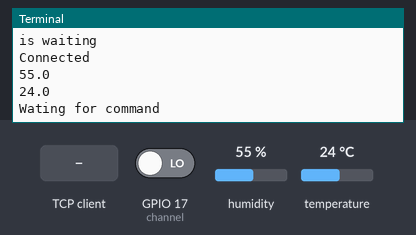
This program was run on a simulated Raspberry Pi (BCM pin numbers). Parts: the last lines printed to the terminal. The inputs (shaded band) are chosen by the test bench; at power-on: GPIO 17 (channel) LOW, humidity 55 %, temperature 24 °C. One TCP client connects 1 s after the port opens and stays connected.

Above: at 1.7 s.
1.8 s: GPIO 17 (channel) driven HIGH
At 2.3 s:
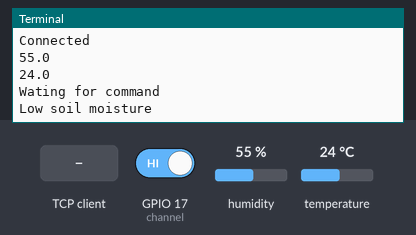
3.3 s: the TCP client sends "PumpON"
At 3.7 s:
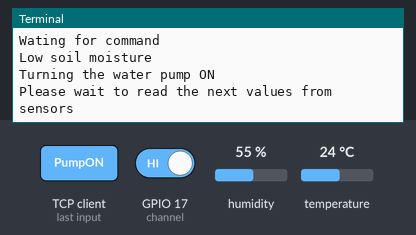
4.8 s: the TCP client sends "PumpOFF"
At 5.2 s:
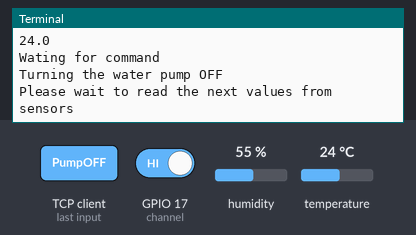
6.3 s: the TCP client sends "LedON"
At 6.7 s:
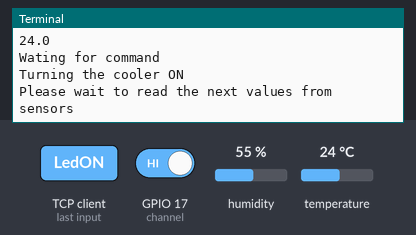
7.8 s: GPIO 17 (channel) driven LOW
At 9.0 s:
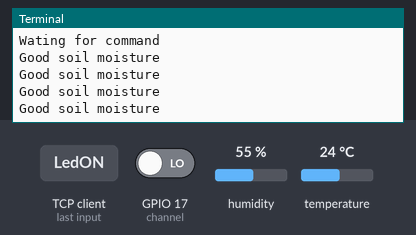
9.3 s: the TCP client sends "LedOFF"
At 9.7 s:
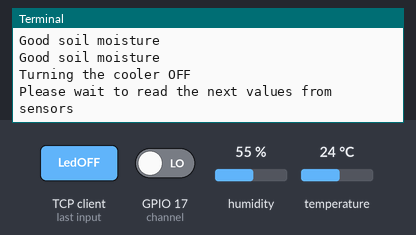

The program:

server_socket.py
```python
#!/usr/bin/python

import RPi.GPIO as GPIO
import socket
import sys
import Adafruit_DHT
import time


backlog=1
size = 1024
s = socket.socket(socket.AF_INET, socket.SOCK_STREAM)
s.bind(("168.154.1.1",50001))
s.listen(backlog)

humidity, temperature = Adafruit_DHT.read_retry(11, 4)
def callback(channel):
        if GPIO.input(channel):
                print "Low soil moisture"

        else:
                print "Good soil moisture"


# Set our GPIO numbering to BCM
GPIO.setmode(GPIO.BCM)

# Define the GPIO pin that we have our digital output from our sensor connected                                                                                                              to
channel = 17
# Set the GPIO pin to an input
GPIO.setup(channel, GPIO.IN)

# This line tells our script to keep an eye on our gpio pin and let us know when                                                                                                              the pin goes HIGH or LOW
GPIO.add_event_detect(channel, GPIO.BOTH, bouncetime=300)
# This line asigns a function to the GPIO pin so that when the above line tells                                                                                                              us there is a change on the pin, run this function

try:
    print ( "is waiting")
    client, address = s.accept()
    print "Connected"
    while 1:
        print humidity
        print temperature
        print "Wating for command"
        GPIO.add_event_callback(channel, callback)
        data = client.recv(size)

        if data:
            tabela = data
            if tabela == "PumpON":
                print "Turning the water pump ON"
                print "Please wait to read the next values from sensors"
            if tabela == "PumpOFF":
                print "Turning the water pump OFF"
                print "Please wait to read the next values from sensors"
            if tabela == "LedON":
                print "Turning the cooler ON"
                print "Please wait to read the next values from sensors"
            if tabela == "LedOFF":
                print "Turning the cooler OFF"
                print "Please wait to read the next values from sensors"
        humidity, temperature = Adafruit_DHT.read_retry(11, 4)

except:
    print("closing socket")
    client.close()
    s.close()
```

Measured:
- after the input at 1.8 s, the terminal: prints a new line at once (image 1)
- after the input at 3.3 s, the terminal: prints a new line at once (image 2)
- after the input at 4.8 s, the terminal: prints a new line at once (image 3)
- after the input at 6.3 s, the terminal: prints a new line at once (image 4)
- after the input at 7.8 s, the terminal: prints a new line at once (image 5)
- after the input at 9.3 s, the terminal: prints a new line at once (image 6)
